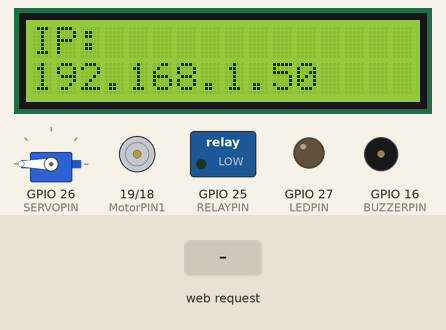
A sketch run on a simulated ESP32. On the bench: servo, 16×2 character LCD, motor-driver pin pairs drawn as motors (green arrow = first pin HIGH = forward, orange = second pin HIGH = backward, longer = more drive), switched loads named in the sketch (green lamp = pin HIGH), output pins drawn as LEDs (lit = HIGH), buzzer (waves = sounding, pin HIGH). The inputs (shaded band) are chosen by the test bench. WiFi joins after 1.5 s; servers stay silent unless stated; what the sketch prints to the serial monitor is not drawn.

Above: at 4.7 s.
4.8 s: HTTP request GET /set?value=A received
At 5.8 s:
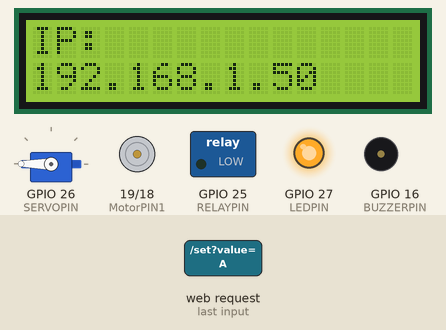
6.3 s: HTTP request GET /set?value=B received
At 7.3 s:
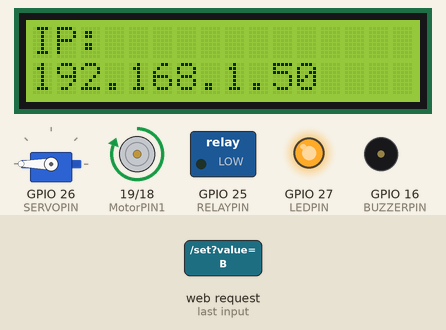
8.3 s: HTTP request GET /set?value=C received
At 9.5 s:
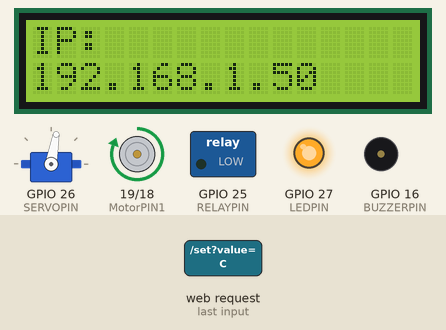
9.8 s: HTTP request GET /set?value=D received
At 10.0 s:
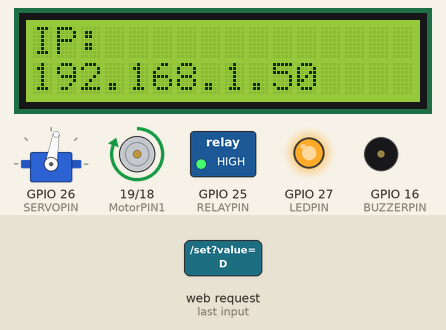
11.7 s: HTTP request GET /set?value=A received
At 12.2 s:
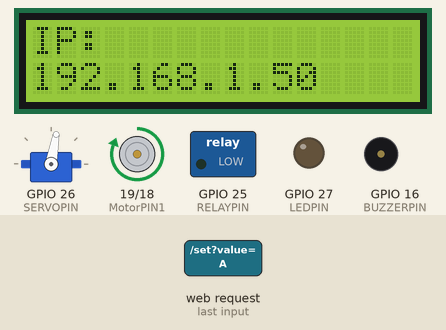
13.2 s: HTTP request GET /set?value=B received
At 14.6 s:
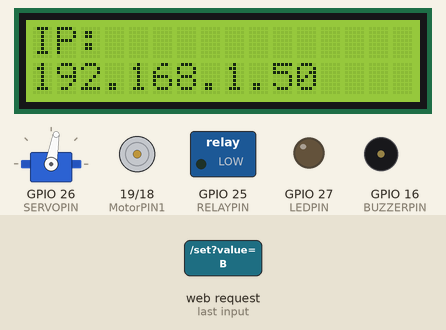
Timing chart, 0 to 15.7 s (numbered marks = the images above; inputs shaded):
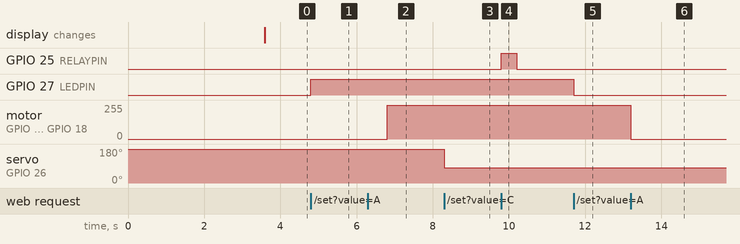

The sketch:

4_5_5_WiFi-HTML-Smart-Farm.ino
```cpp
/*
 * 名称   : WiFi-HTML-Smart-Farm
 * 功能   : 使用wifi网页控制智慧农场
 * 编译IDE：ARDUINO 2.3.6
 * 作者   : https://www.keyesrobot.cn/
*/

#include <Arduino.h>
#include <WiFi.h>
#include <WebServer.h>
#include <LiquidCrystal_I2C.h>
#include <dht11.h>
#include <ESP32Servo.h>

// 设置引脚
#define DHT11PIN        17  // 温湿度传感器引脚
#define LEDPIN          27  // LED引脚
#define SERVOPIN        26  // 舵机引脚
#define MotorPIN1       19  // 电机模块IN+引脚
#define MotorPIN2       18  // 电机模块IN-引脚
#define STEAMPIN        35  // 水滴传感器引脚
#define LIGHTPIN        34  // 光敏传感器引脚
#define SOILHUMIDITYPIN 32  // 土壤湿度传感器引脚
#define WATERLEVELPIN   33  // 水位传感器引脚
#define RELAYPIN        25   // 继电器引脚
#define BUZZERPIN       16  // 无源蜂鸣器引脚

// 初始化模块
dht11 DHT11;
LiquidCrystal_I2C lcd(0x27, 16, 2);
Servo myservo;  // 设置舵机对象控制舵机

/*替换为您的网络凭据（输入您自己的WiFi名称和密码）*/
const char* ssid = "REPLACE_WITH_YOUR_SSID";  // 输入你自己的WiFi名称
const char* password = "REPLACE_WITH_YOUR_PASSWORD"; // 输入你自己的WiFi密码

// 创建WebServer对象
WebServer server(80);

// 控制状态的变量
static int A = 0;
static int B = 0;
static int C = 0;

// HTML网页内容
const char index_html[] PROGMEM = R"rawliteral(
<!DOCTYPE HTML>
<html>
<title>TEST HTML ESP32</title>
<head>
  <meta charset="utf-8">
  <style>
    html, body {
      margin: 0;
      width: 100%;
      height: 100%;
      display: flex;
      justify-content: center;
      align-items: center;
      flex-direction: column;
      background-color: #f0f0f0;
    }

    /* 主按钮容器 */
    .btn {
      display: flex;
      justify-content: center;  /* 按钮居中 */
      gap: 10px;  /* 增加按钮之间的空格 */
      width: 320px;  /* 设置宽度以确保按钮紧密排列 */
      flex-wrap: wrap; /* 如果需要，允许按钮换行 */
      margin-bottom: 20px;  /* 按钮和数据显示之间的空格 */
    }

    /* 按钮样式 */
    .btn button {
      width: 70px;  /* 设置按钮宽度 */
      height: 70px;  /* 设置按钮高度 */
      border: none;
      font-size: 16px;
      color: #fff;
      background-color: #89e689;
      cursor: pointer;
    }

    .btn button:active {
      top: 2px;
    }

    /* 数据显示区 */
    #dht {
      text-align: center;  /* 文字居中 */
      width: 320px;  /* 与按钮容器的宽度相同 */
      color: #fff;
      background-color: #47a047;
      font-size: 18px; /* 调整字体大小以提高可读性 */
      padding: 10px;
      border-radius: 10px;  /* 圆角 */
      box-sizing: border-box;
      margin-bottom: 10px; /* 在数据显示和按钮之间增加空格 */
    }

  </style>
</head>
<body>

  <!-- Display area for sensor data -->
  <div id="dht"></div>

  <!-- Button row -->
  <div class="btn">
    <button id="btn-led" onclick="setLED()">LED灯</button>
    <button id="btn-fan" onclick="setFan()">风扇</button>
    <button id="btn-feeding" onclick="setFeeding()">喂养</button>
    <button id="btn-watering" onclick="setWatering()">抽水</button>
    <button id="btn-music" onclick="setmusic()">音乐</button>
  </div>

  <script>
    function setLED() {
      var payload = "A";
      var xhr = new XMLHttpRequest();
      xhr.open("GET", "/set?value=" + payload, true);
      xhr.send();
    }
    function setFan() {
      var payload = "B";
      var xhr = new XMLHttpRequest();
      xhr.open("GET", "/set?value=" + payload, true);
      xhr.send();
    }
    function setFeeding() {
      var payload = "C";
      var xhr = new XMLHttpRequest();
      xhr.open("GET", "/set?value=" + payload, true);
      xhr.send();
    }
    function setWatering() {
      var payload = "D";
      var xhr = new XMLHttpRequest();
      xhr.open("GET", "/set?value=" + payload, true);
      xhr.send();
    }
    function setmusic() {
      var payload = "E";
      var xhr = new XMLHttpRequest();
      xhr.open("GET", "/set?value=" + payload, true);
      xhr.send();
    }

    setInterval(function () {
      var xhttp = new XMLHttpRequest();
      xhttp.onreadystatechange = function () {
        if (this.readyState == 4 && this.status == 200) {
          document.getElementById("dht").innerHTML = this.responseText;
        }
      };
      xhttp.open("GET", "/dht", true);
      xhttp.send();
    }, 1000)
  </script>

</body>
</html>

)rawliteral";

// 将传感器数据合并为HTML格式
String Merge_Data(void) {
  String dataBuffer;
  String Humidity;
  String Temperature;
  String Steam;
  String Light;
  String SoilHumidity;
  String WaterLevel;

  // 读取DHT11传感器
  int chk = DHT11.read(DHT11PIN);

  // 读取其他传感器
  Steam = String(analogRead(STEAMPIN) / 4095.0 * 100);
  Light = String(analogRead(LIGHTPIN));
  int shvalue = analogRead(SOILHUMIDITYPIN) / 4095.0 * 100 * 2.3;
  shvalue = shvalue > 100 ? 100 : shvalue;
  SoilHumidity = String(shvalue);
  int wlvalue = analogRead(WATERLEVELPIN) / 4095.0 * 100 * 2.5;
  wlvalue = wlvalue > 100 ? 100 : wlvalue;
  WaterLevel = String(wlvalue);
  Temperature = String(DHT11.temperature);
  Humidity = String(DHT11.humidity);

  // 构建HTML内容
  dataBuffer += "<p>";
  dataBuffer += "<h1>传感器数据</h1>";
  dataBuffer += "<b>温度: </b><b>" + Temperature + "</b><b>℃</b><br/>";
  dataBuffer += "<b>湿度: </b><b>" + Humidity + "</b><b>%RH</b><br/>";
  dataBuffer += "<b>水位: </b><b>" + WaterLevel + "</b><b>%</b><br/>";
  dataBuffer += "<b>雨量: </b><b>" + Steam + "</b><b>%</b><br/>";
  dataBuffer += "<b>光强: </b><b>" + Light + "</b><br/>";
  dataBuffer += "<b>土壤湿度: </b><b>" + SoilHumidity + "</b><b>%</b><br/>";
  dataBuffer += "</p>";

  return dataBuffer;
}

// 根据收到的HTTP请求配置操作
void Config_Callback() {
  if (server.hasArg("value")) {
    String HTTP_Payload = server.arg("value");
    Serial.printf("[%lu]%s\r\n", millis(), HTTP_Payload.c_str());

    if (HTTP_Payload == "A") {
      if (A) {
        digitalWrite(LEDPIN, LOW);
        A = 0;
      } else {
        digitalWrite(LEDPIN, HIGH);
        A = 1;
      }
    }

    if (HTTP_Payload == "B") {
      if (B) {
        digitalWrite(MotorPIN1, LOW);
        digitalWrite(MotorPIN2, LOW);
        B = 0;
      } else {
        delay(500);
        digitalWrite(MotorPIN1, HIGH);
        digitalWrite(MotorPIN2, LOW);
        delay(500);
        B = 1;
      }
    }

    if (HTTP_Payload == "C") {
      if (C) {
        myservo.write(180);
        delay(1000);
        C = 0;
      } else {
        myservo.write(80);
        delay(1000);
        C = 1;
      }
    }

    if (HTTP_Payload == "D") {
      digitalWrite(RELAYPIN, HIGH);
      delay(400);
      digitalWrite(RELAYPIN, LOW);
      delay(700);
    }
    if (HTTP_Payload == "E") {
      ledcWriteTone(BUZZERPIN, 262);
      delay(200);
      ledcWriteTone(BUZZERPIN, 294);
      delay(200);
      ledcWriteTone(BUZZERPIN, 330);
      delay(200);
      ledcWriteTone(BUZZERPIN, 349);
      delay(200);
      ledcWriteTone(BUZZERPIN, 392);
      delay(200);
      ledcWriteTone(BUZZERPIN, 440);
      delay(200);
      ledcWriteTone(BUZZERPIN, 494);
      delay(200);
      ledcWriteTone(BUZZERPIN, 0);
      delay(500);
    }
  }
  server.send(200, "text/plain", "OK");
}

// 处理无效的URL访问
void notFound() {
  server.send(404, "text/plain", "Not found");
}

void setup() {
  Serial.begin(9600);

  // 连接WiFi
  WiFi.begin(ssid, password);
  while (!WiFi.isConnected()) {
    delay(500);
    Serial.print(".");
  }
  Serial.println("WiFi connected..!");
  Serial.println("Got IP: ");
  Serial.println(WiFi.localIP());

  // 设置引脚模式
  pinMode(LEDPIN, OUTPUT);
  pinMode(STEAMPIN, INPUT);
  pinMode(LIGHTPIN, INPUT);
  pinMode(SOILHUMIDITYPIN, INPUT);
  pinMode(WATERLEVELPIN, INPUT);
  pinMode(RELAYPIN, OUTPUT);
  pinMode(MotorPIN1, OUTPUT);
  pinMode(MotorPIN2, OUTPUT);
  pinMode(BUZZERPIN, OUTPUT);

  delay(1000);

  // 连接舵机引脚
  myservo.attach(SERVOPIN);
  myservo.write(180);
  delay(1000);

 //配置LEDC渠道
  ledcAttachChannel(BUZZERPIN, 1000, 8, 4);

  // 初始化LCD
  lcd.init();
  lcd.backlight();
  lcd.clear();
  lcd.setCursor(0, 0);
  lcd.print("IP:");
  lcd.setCursor(0, 1);
  lcd.print(WiFi.localIP());

  // 设置服务器路由器
  server.on("/", HTTP_GET, []() {
    server.send(200, "text/html", index_html);
  });

  server.on("/dht", HTTP_GET, []() {
    server.send(200, "text/plain", Merge_Data().c_str());
  });

  server.on("/set", HTTP_GET, Config_Callback);
  server.onNotFound(notFound);

  // 启动服务器
  server.begin();
}

void loop() {
  server.handleClient();
}
```

Measured:
- after the input at 4.8 s, GPIO 27 (LEDPIN): LOW → HIGH at once
- after the input at 6.3 s, motor on GPIO 19 (MotorPIN1) / GPIO 18 (MotorPIN2): stopped → forward 255/255 after 0.50 s
- after the input at 8.3 s, servo on GPIO 26 (SERVOPIN): 180° → 80° at once
- after the input at 9.8 s, GPIO 25 (RELAYPIN): LOW → HIGH at once, → LOW 0.40 s later
- after the input at 11.7 s, GPIO 27 (LEDPIN): HIGH → LOW at once
- after the input at 13.2 s, motor on GPIO 19 (MotorPIN1) / GPIO 18 (MotorPIN2): forward 255/255 → stopped at once
